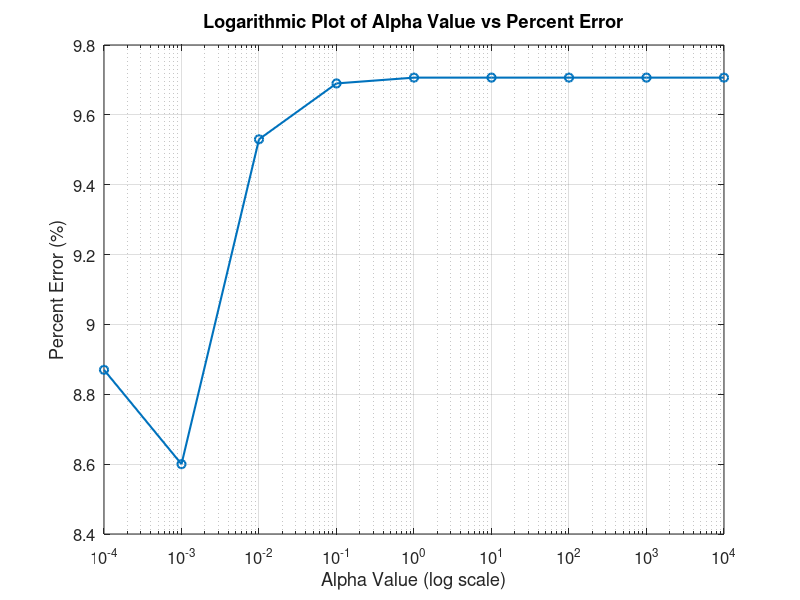

Write the MATLAB code that produced this figure.
% Data
alpha = [1e-4, 1e-3, 0.01, 0.1, 1, 10, 100, 1000, 10000]; % Alpha values
percent_error = [8.87, 8.6, 9.53, 9.69, 9.7066, 9.7066, 9.7066, 9.7066, 9.7066]; % Percent error values

% Create log-log plot
figure;
semilogx(alpha, percent_error, '-o', 'LineWidth', 1.5, 'MarkerSize', 6);
grid on;

% Add labels and title
xlabel('Alpha Value (log scale)', 'FontSize', 12);
ylabel('Percent Error (%)', 'FontSize', 12);
title('Logarithmic Plot of Alpha Value vs Percent Error', 'FontSize', 14);

% Enhance appearance
set(gca, 'FontSize', 12);
